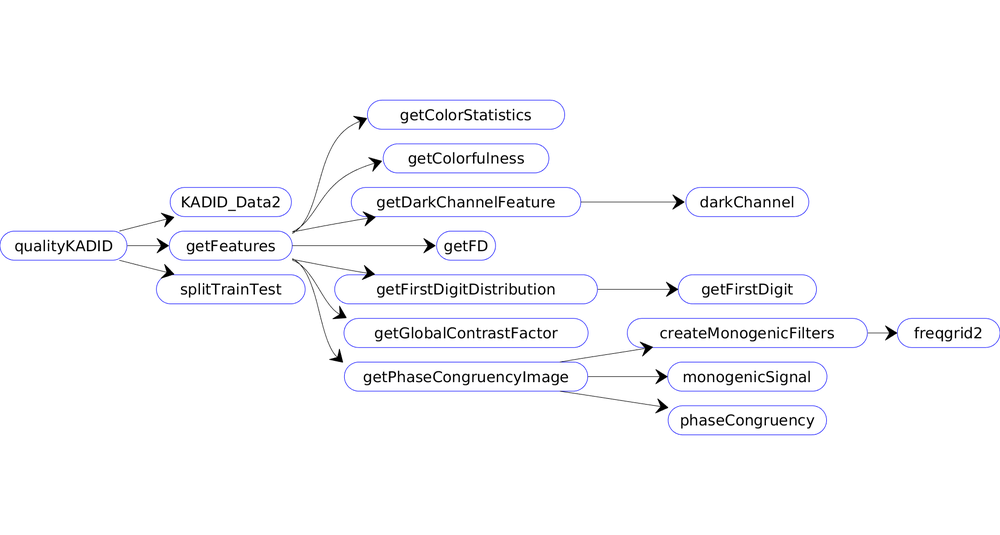
%> input picture 1.png, 1000 x 535 px, shrunk from 1871 x 1001 before the run
$ octave --eval "result = getPhaseCongruencyImage(imread('1.png'));"   (GNU Octave 9; MATLAB toolbox functions it lacks are replaced by stand-ins)
%> lines starting %> are read from the running program, lines starting %| are printed output that depends on the picture
### freqgrid2.m
function [yGrid, xGrid] = freqgrid2(ysize,xsize,gpu)

%  [yGrid, xGrid] = freqgrid2(ysize,xsize)
%  [yGrid, xGrid] = freqgrid2(size)
%
% Creates a 2D grid of frequencies of a given size, respecting the MATLAB
% convention for the location of the DC component (top left). This means
% that if a filter is desgined on this grid, ifft2(filter) will behave as
% expected. Use fftshift before visualising.
%
% Chris Bridge, Institute of Biomedical Engineering, University of Oxford
% christopher.bridge@eng.ox.ac.uk

if nargin < 2
    xsize = ysize;
end

% Dimensions
ymid = floor(ysize/2);
xmid = floor(xsize/2);

% Work out the maximum frequency in the grid - depends on whether the image
% has odd or even dimensions due to the definition of the FFT
if(mod(ysize,2)) == 0
    ymax = ymid-1;
else
    ymax = ymid;
end

if(mod(xsize,2)) == 0
    xmax = xmid-1;
else
    xmax = xmid;
end

% Create the grid for the filter
[yGrid, xGrid] = ndgrid( -ymid : ymax, -xmid : xmax);
yGrid = ifftshift(yGrid)/ysize;
xGrid = ifftshift(xGrid)/xsize;

### createMonogenicFilters.m
function filtStruct = createMonogenicFilters(ysize,xsize,wl,filtType,parameter)
%
%   filtStruct = createMonogenicFilters(ysize,xsize,wl, filtType = 'lg', parameter)
%
%    Creates a set of frequency domain filters combining bandpass and Reisz
%    filters for use in calculating the monogenic signal.
%
%         Inputs:
%                ysize, xsize - Y and X dimensions of the filters
%                wl           - Vector of wavelengths to use
%                filtType     - Filter type to use:
%                               'lg'    - Log-Gabor radial filter
%                               'gabor' - Gabor radial filter
%                               'gd'    - Gaussian derivative filter
%                               'cau'   - Cauchy
%                               'dop'   - Difference of Poisson filter
%                parameter    - The shape parameters for 'lg' and 'dop'
%                               type filters
%
%         Outputs:
%                 fltStruct   - Output structure containing the filters used
%                               for use in calculating the mongenic signal.
%
%                               Fields:
%                             -  bpFilt - A four-dimensional array. Stacked
%                              along the fourth dimension are the bandpass
%                              filters for each wavelength. The third
%                              dimension is singleton. This allows
%                              intuitive filtering of stacks of images
%                              (i.e. videos)
%                             -  ReiszFilt - the complex-valued filter for the
%                              the Reisz transform
%                             -  numFilt - The number of bandpass filters
%
%
% Adapted by Chris Bridge (March 2014) from code by Vicente Grau and Ana
% Namburete
% christopher.bridge@eng.ox.ac.uk

if nargin < 4 || isempty(filtType)
    filtType = 'lg';
end

% Frequency grid for the filter
[yGrid,xGrid] = freqgrid2(ysize,xsize);

% Determine the spatial regions to use
w = sqrt(yGrid.^2 + xGrid.^2);
w(1, 1) = 1;    %Trick to avoid division by zero at DC component

% Determine the number of filters to try from input
numFilt = length(wl);

% Parameters governing the bandwidth of the bandpass filter for Gabor and
% log-Gabor type filters, and ratio of centre frequencies for difference of
% Poisson filters

if nargin > 4 && ~isempty(parameter)
    if(parameter < 0.0 || parameter > 1.0)
        error('Parameter must be between 0.0 and 1.0');
    end
    sigmaOnf = parameter;
    ratio = parameter;
else
    sigmaOnf = 0.5;
    ratio = 0.98;
end

% Output structure
bpFilt = zeros(ysize,xsize,1,numFilt);


% Generate band-pass filters (in frequency domain)
for flt = 1:numFilt
    % Construct the filter - first calculate the radial filter component.
    fo = 1.0/wl(flt);   % Centre frequency of filter.
    w0 = fo;       % Normalised radius from centre of frequency plane
                        % corresponding to fo.
    if strcmp(filtType, 'lg')
        bpFilt(:,:,1,flt) = exp((-(log(w/w0)).^2) / (2 * log(sigmaOnf)^2));         % computation of 3D log-gabor filter across the volumetric range
    elseif strcmp(filtType, 'gabor')
        bpFilt(:,:,1,flt) = exp((-(w/w0).^2) / (2 * sigmaOnf^2));                   % gabor filter
    elseif strcmp(filtType, 'gd')
        bpFilt(:,:,1,flt) = w .* exp(-(w.^2)*(wl(flt)^2));                          % isotropic gaussian derivative filter; wl is used for sigma
    elseif strcmp(filtType, 'cau')
        bpFilt(:,:,1,flt) = w .* exp(-(w)*(wl(flt)));                               % cauchy filter, wl is used for sigma
    elseif strcmp(filtType, 'dop')
        s2 = wl(flt)/((ratio-1))*log(ratio);                                   % difference of Poisson filters
        s1 = ratio*s2;
        bpFilt(:,:,1,flt) = exp(-w*s1) - exp(-w*s2);
    end

    % Set the DC value of the filter
    bpFilt(1, 1, 1, flt) = 0;

    % Also remove unwanted high frequency components in filters
    % with even dimensions
    if(mod(ysize,2) == 0)
       bpFilt( ysize/2 +1,:, 1, flt) = 0;
    end
    if(mod(xsize,2) == 0)
       bpFilt( :, xsize/2 +1, 1, flt) = 0;
    end
end

% Normalise by the maximum value of the sum of all filters
sumFilt = sum(bpFilt, 4);
filtStruct.bpFilt = bpFilt ./ max(sumFilt(:));
filtStruct.numFilt = numFilt;

% Generating the Riesz filter components as a complex filter
filtStruct.ReiszFilt = (1i * yGrid - xGrid)./ w;     % (iY) + i(iX) = iY - X

% Create a frequency-domain differentiation filter (using the
% differentation property of Fourier Transforms)
filtStruct.diffFilt = 2i*pi*yGrid - 2*pi*xGrid;          % (iY) + i(iX) = iY - X

filtStruct.wl = wl;
filtStruct.filtType = filtType;
filtStruct.sigmaOnf = sigmaOnf;
filtStruct.ratio = ratio;

### phaseCongruency.m
function PC = phaseCongruency(m1,m2,m3,T)
%      PC = phaseCongruency(m1,m2,m3,T=0.0)
%
% Calculate the phase congruency measure from the monogenic signal
% (m1,m2,m3,m4). This algorithm is from Felsberg and Sommer "A New
% Extension of Linear Signal Processing for Estimating Local Properties and
% Detecting Features" and requires that the monogenic signal is calculated
% at exactly 2 scales.
%
% T is a constant noise threshold used to supress the phase congruency in
% parts of the image with low energy at both scales. It is expressed as a
% value in the range 0-1 where 0 will supress no noise and 1 will suppress
% the entire image.
%
% Chris Bridge, Institute of Biomedical Engineering, University of Oxford
% christopher.bridge@eng.ox.ac.uk

if (nargin < 4)
    T = 0.0;
elseif( T < 0.0 || T > 1.0)
    error('T should lie in the range 0-1')
end

if(any([size(m1,4), size(m2,4), size(m3,4)] ~= 2 ))
   error('You must provide a monogenic signal at exactly two wavelengths')
end

% Stack the parts of the vectors together for scales 1 and 2
f1 = cat(4,m1(:,:,:,1),m2(:,:,:,1),m3(:,:,:,1));
f2 = cat(4,m1(:,:,:,2),m2(:,:,:,2),m3(:,:,:,2));

% Dot product of the two vectors
dotprod = sum(f1.*f2,4);

% Norm of the two vectors
norm1 = sqrt(sum(f1.^2,4));
norm2 = sqrt(sum(f2.^2,4));

% Cross product of the two vectors amd its norm
xprod = cross(f1,f2,4);
normxprod = sqrt(sum(xprod.^2,4));

% Phase congruency
PC = max(dotprod-T*max(dotprod(:)),0)./(normxprod+norm1.*norm2);

### monogenicSignal.m
function [Fm1, Fm2, Fm3] = monogenicSignal(im, filtStruct)
%
%        [Fm1, Fm2, Fm3] = monogenicSignal(im, filtStruct)
%
% This function computes the monogenic signal using the Riesz transform as
% suggested by Felsberg. This function returns the 2D monogenic signal of
% each frame regardless of the input dimensionality
%
%   Inputs:
%       im         = image for which monogenic signal will be computed.
%                    May be 2 or 3 dimensional stack of images.
%       filtStruct = a structure containing the necessary filters, as
%                    returned by createMonogenicFilters
%
%   Outputs:
%       Fm1        = even component of the monogenic signal
%       Fm2,Fm3    = odd components of the monogenic signal
%                    The first three dimensions of the output are the image
%                    dimensions, the fourth is the bandpass wavelength if
%                    multiple are used.
%
%
% Adapted by Chris Bridge (March 2014) from code by Vincente Grau and Ana
% Namburete
% christopher.bridge@eng.ox.ac.uk

% Compute the 2-dimensional fast Fourier transform of the original image or
% stack of images
F = fft2(im);
Ffilt = bsxfun(@times, F, filtStruct.bpFilt);

% Compute the parts of the monogenic signal (NB applying the ifft2 to a 3D
% image here performs the 2D ifft to each two dimensional slice)
Fm1 = real(ifft2( Ffilt ));    %even component
Fmodd = ifft2( bsxfun(@times, Ffilt, filtStruct.ReiszFilt) );
Fm2 = real(Fmodd);  %odd components...
Fm3 = imag(Fmodd);

### getPhaseCongruencyImage.m
function [PC] = getPhaseCongruencyImage(I)

    [Y,X,ch] = size(I);

    if(ch==3)
        I = rgb2gray(I);
    end

    % This time we have to use exactly two scales, as this is required by
    % Felsberg's phase congruency method. As he suggests, let's use
    % three-ocatave filters and leave a three-octave spacing between them.
    % We want small filters to pick out the fine detail in this image.
    cw = [3,24];

    % Construct new filters, as before
    filtStruct = createMonogenicFilters(Y,X,cw,'lg',0.41);

    % Find monogenic signal, as before
    [m1,m2,m3] = monogenicSignal(I,filtStruct);

    % Now use the phase congruency algorithm. The fourth parameter is a
    % threshold between 0 and 1 used for noise supression. You will always need
    % to use this to get reasonable results. Somewhere between 0 and 0.1 should
    % do in most cases.
    PC = phaseCongruency(m1,m2,m3,0.05);

end
%> in getPhaseCongruencyImage, `I = rgb2gray(I);`:
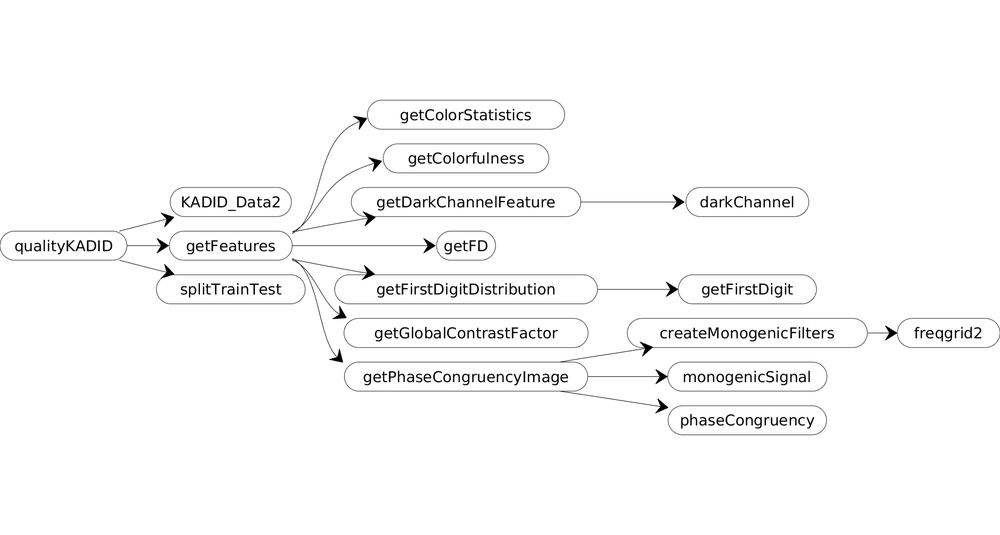
%> I: size 535x1000 uint8; min 0, max 255, mean 249.1
%> in createMonogenicFilters, `w(1, 1) = 1;`:
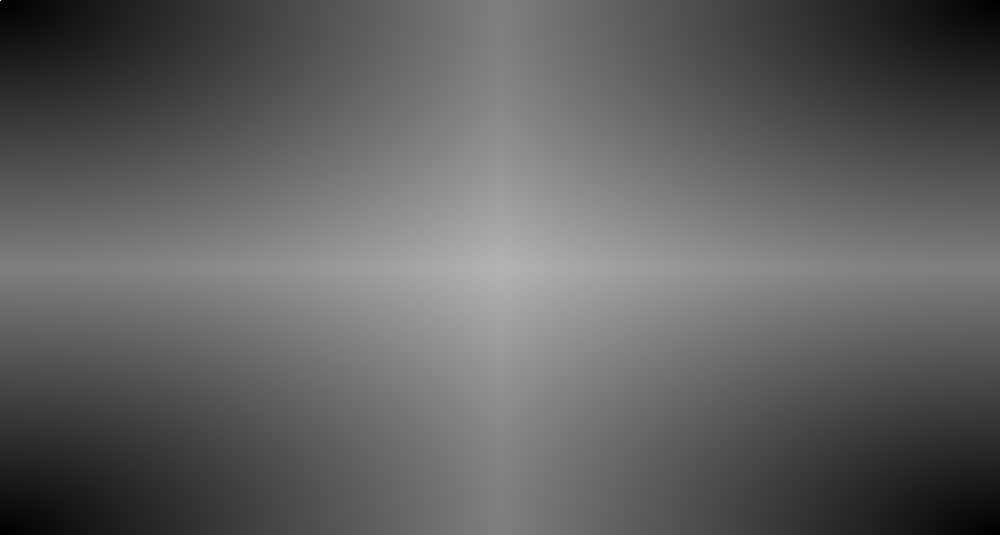
%> w: size 535x1000 double; min 0.001, max 1, mean 0.383
%> in phaseCongruency, `dotprod = sum(f1.*f2,4);`:
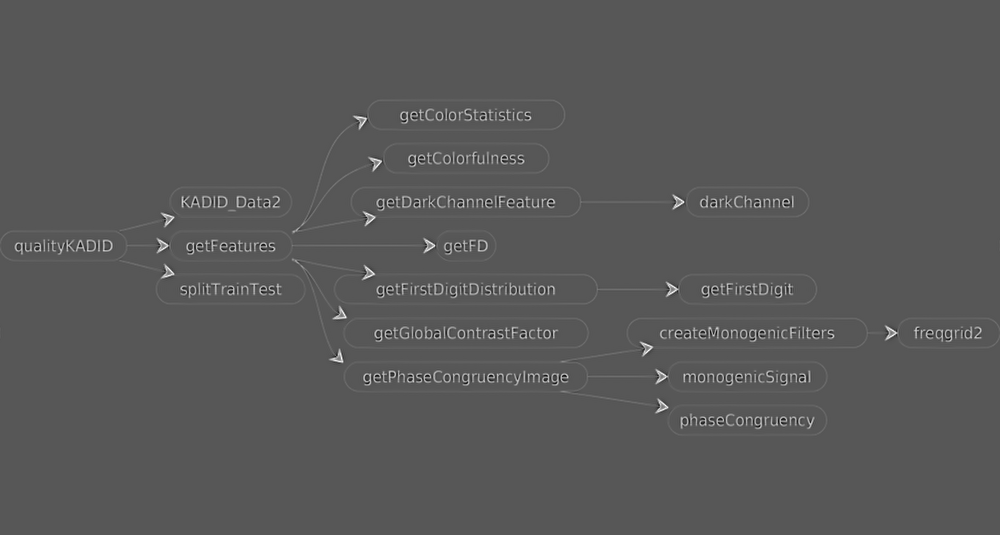
%> dotprod: size 535x1000 double; min -10274.3, max 19729.2, mean 169.3; drawn with min black and max white
%> in phaseCongruency, `norm1 = sqrt(sum(f1.^2,4));`:
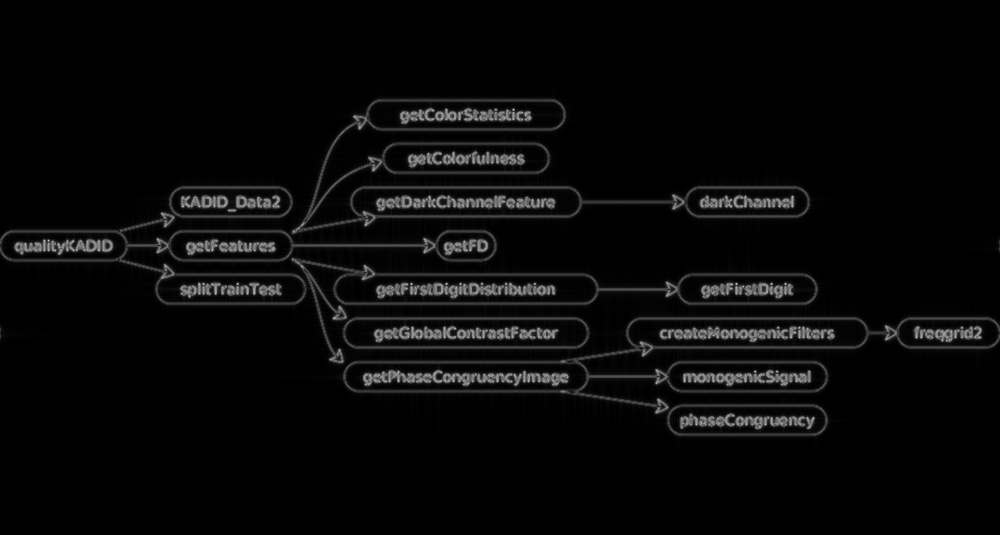
%> norm1: size 535x1000 double; min 2.46e-06, max 198.9, mean 8.7
%> in phaseCongruency, `norm2 = sqrt(sum(f2.^2,4));`:
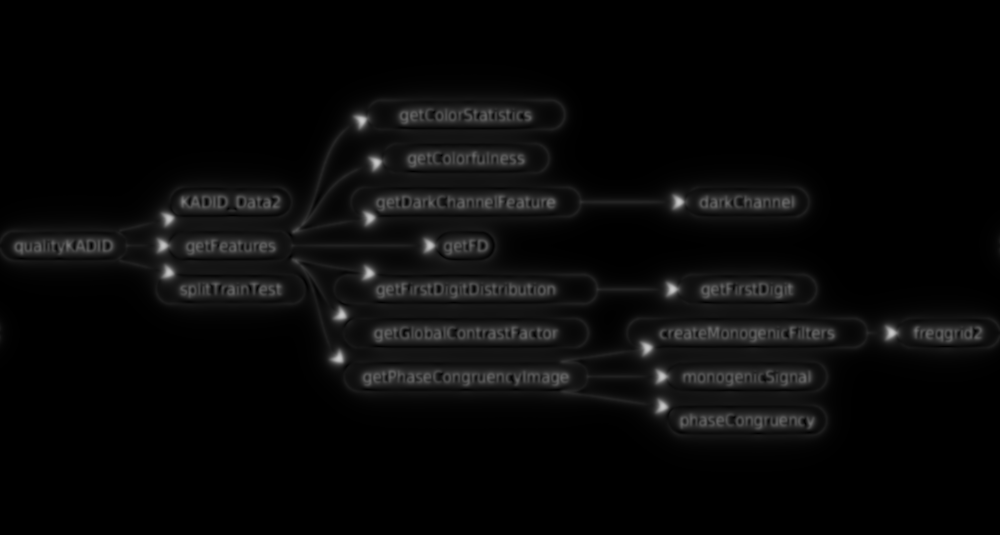
%> norm2: size 535x1000 double; min 0.000893, max 203.8, mean 8.9
%> in phaseCongruency, `normxprod = sqrt(sum(xprod.^2,4));`:
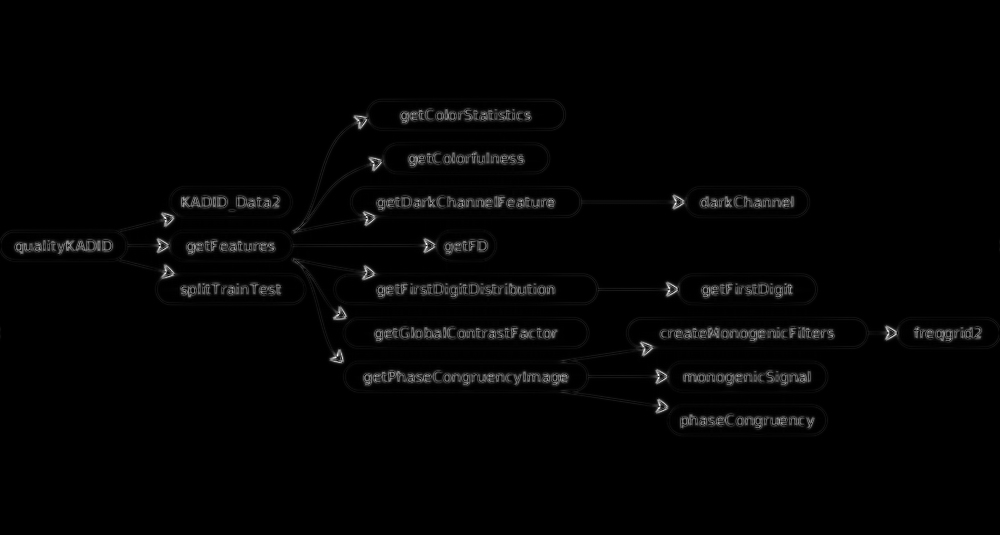
%> normxprod: size 535x1000 double; min 1.29e-08, max 18297, mean 280.1; drawn with min black and max white
%> in phaseCongruency, `PC = max(dotprod-T*max(dotprod(:)),0)./(normxprod+norm1.*norm2);`:
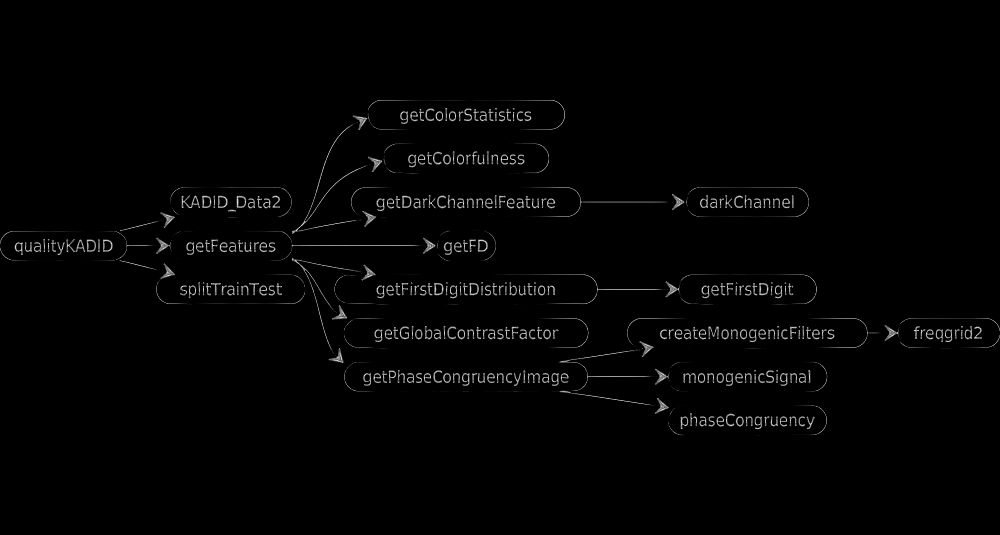
%> PC: size 535x1000 double; min 0, max 0.923, mean 0.0127
